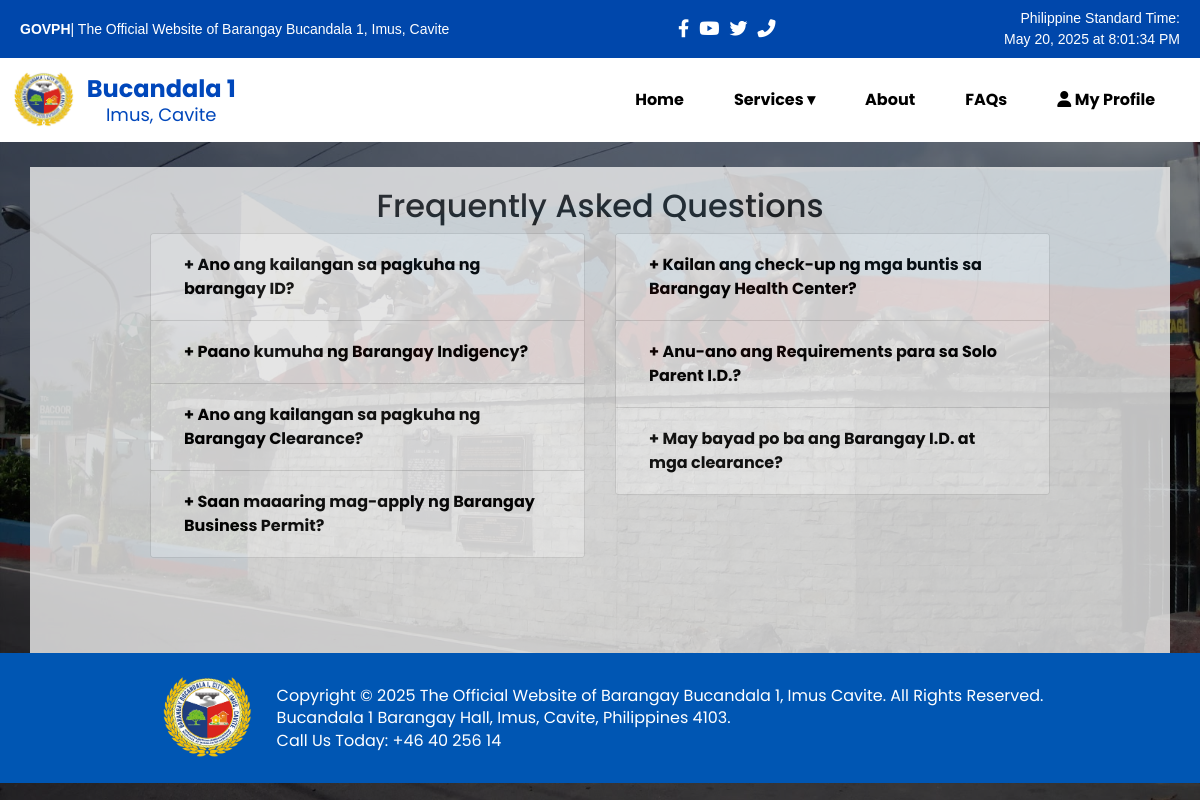
The app's page /chatbot-main/faq.php (signed in) with its own data.
### tables this page shows
CREATE TABLE `faqs` (
  `id` int(11) NOT NULL,
  `question` text NOT NULL,
  `answer` text NOT NULL,
  `position` int(11) NOT NULL,
  `column_side` enum('left','right') NOT NULL
);

### chatbot-main/faq.php (the view, shortened to what this page needs)
<!DOCTYPE html>
<html lang="en">
<head>
    <link rel="stylesheet" href="https://cdnjs.cloudflare.com/ajax/libs/twitter-bootstrap/4.3.1/css/bootstrap.min.css">
    <link rel="stylesheet" href="https://cdnjs.cloudflare.com/ajax/libs/font-awesome/6.4.0/css/all.min.css">
    <link rel="stylesheet" href="css/faq.css" />
</head>
<body>
<div class="header-bar">
  <div class="header-container">
    <div class="left-section">GOVPH<span>| The Official Website of Barangay Bucandala 1, Imus, Cavite</span></div>
    <div class="social-icons">
      <a href="https://www.facebook.com/profile.php?id=100085126650282"><i class="fab fa-facebook-f"></i></a>
      <a href="#"><i class="fab fa-youtube"></i></a>
      <a href="#"><i class="fab fa-twitter"></i></a>
      <a href="#"><i class="fas fa-phone-alt"></i></a>
    </div>
    <div class="time-section">
      <div>Philippine Standard Time:</div>
      <div id="dateTimePH">Loading time...</div>
    </div>
  </div>
</div>
    <nav style="display: flex; align-items: center; padding: 10px;">
  <div class="logo-container keep-on-mobile">
  <img src="image/imus-logo.png" alt="Barangay Logo" class="logo-img">
  <div class="logo-text">
    <span class="barangay-name">Bucandala 1</span><br>
    <span class="barangay-location">Imus, Cavite</span>
  </div>
</div>
<nav class="main-nav" id="mainNav">
  <a href="index.php">Home</a>
  <div class="dropdown">
    <a href="#online-services-section" class="dropbtn">Services ▾</a>
  </div>
  <a href="contact.php">About</a>
  <a href="faq.php">FAQs</a>
  <a href="profile.php"><i class="fas fa-user"></i> My Profile</a>
</nav>
</nav>
<?php include '../db_conn.php'; ?>
<div class="container content">
    <h2 class="text-center">Frequently Asked Questions</h2>
    <div class="faq-container">
        <div class="row">
            <?php
            $sides = ['left', 'right'];
            foreach ($sides as $side):
                $result = $conn->query("SELECT * FROM faqs WHERE column_side = '$side' ORDER BY position ASC");
            ?>
            <div class="col-md-6">
                <div class="accordion" id="faqAccordion<?= ucfirst($side) ?>">
                    <?php while ($row = $result->fetch_assoc()): ?>
                    <div class="card">
                        <div class="card-header" id="heading<?= $row['id'] ?>">
                            <h2 class="mb-0">
                                <button class="btn btn-link btn-block text-left" type="button" data-toggle="collapse" data-target="#collapse<?= $row['id'] ?>" aria-expanded="false" aria-controls="collapse<?= $row['id'] ?>">
                                    + <?= htmlspecialchars($row['question']) ?>
                                </button>
                            </h2>
                        </div>
                    </div>
                    <?php endwhile; ?>
                </div>
            </div>
            <?php endforeach; ?>
        </div>
    </div>
</div>
    <div class="footer">
        <div class="footer-content">
          <img src="image/imus-logo.png" alt="Barangay Logo" class="footer-logo">
          <div class="footer-text">
            <p>Copyright &copy; 2025 The Official Website of Barangay Bucandala 1, Imus Cavite. All Rights Reserved.</p>
            <p>Bucandala 1 Barangay Hall, Imus, Cavite, Philippines 4103.</p>
            <p>Call Us Today: +46 40 256 14</p>
          </div>
        </div>
    </div>
    <iframe src="chatbot.php"
    style="position: fixed; bottom: 10px; right: 10px; width: 340px; height: 800px; border: none; z-index: 999;">
    </iframe>
</body>
</html>

### chatbot-main/css/faq.css (style rules this page uses)
nav { background-color: #ffffff; padding: 20px; text-align: center; position: sticky; top: 0; z-index: 1000; transition: all 0.6s cubic-bezier(0.25, 1, 0.5, 1); box-shadow: none; transform: translateY(0); }
nav a { margin: 0 15px; color: #000000; text-decoration: none; font-weight: bold; }
.dropdown { display: inline-block; position: relative; }
.dropbtn { cursor: pointer; }
.content { margin-top: 25px; flex: 1; opacity: 0.8; padding: 20px; background-color: #f1f1f1; }
.footer { width: 100%; padding: 20px; background-color: #0056b3; color: white; margin-top: 0px; }
.footer-content { display: flex; align-items: center; justify-content: center; gap: 20px; flex-wrap: wrap; text-align: left; }
.footer-logo { width: 100px; height: auto; }
.footer-text p { margin: 0; line-height: 1.4; }
.faq-container { max-width: 900px; margin: auto; margin-bottom: 75px; }
.card-header { background-color: #fff; border-bottom: 1px solid #ddd; }
.btn-link { color: black; text-decoration: none; font-weight: bold; width: 100%; text-align: left; }
body { font-family: Arial, sans-serif; background: url('../image/landmark.JPG') no-repeat center center fixed; background-size: cover; position: relative; font-family: 'Poppins', sans-serif; background-color: #f9f9f9; }
body::before { content: ""; position: fixed; top: 0; left: 0; width: 100%; height: 100%; background: rgba(0, 0, 0, 0.5); z-index: -1; }
.logo-container { display: flex; align-items: center; flex-wrap: nowrap; margin-right: auto; }
.logo-img { height: 60px; margin-right: 10px; flex-shrink: 0; }
.logo-text { line-height: 1.2; white-space: nowrap; }
.barangay-name { font-size: 24px; font-weight: bold; color: #0047BB; }
.barangay-location { font-size: 18px; color: #0047BB; }
.main-nav { display: flex; gap: 20px; align-items: center; }
.header-bar { background-color: #0047AB; color: white; font-family: Arial, sans-serif; font-size: 14px; padding: 8px 20px; }
.header-container { display: flex; justify-content: space-between; align-items: center; flex-wrap: wrap; }
.left-section { font-weight: bold; }
.left-section span { font-weight: normal; }
.social-icons { display: flex; gap: 10px; font-size: 18px; }
.social-icons a { color: white; text-decoration: none; }
.time-section { text-align: right; }

### records on screen
faqs: question "Ano ang kailangan sa pagkuha ng barangay ID?"
faqs: question "Paano kumuha ng Barangay Indigency?"
faqs: question "Ano ang kailangan sa pagkuha ng Barangay Clearance?"
faqs: question "Saan maaaring mag-apply ng Barangay Business Permit?"
faqs: question "Kailan ang check-up ng mga buntis sa Barangay Health Center?"
faqs: question "Anu-ano ang Requirements para sa Solo Parent I.D.?"
faqs: question "May bayad po ba ang Barangay I.D. at mga clearance?"
